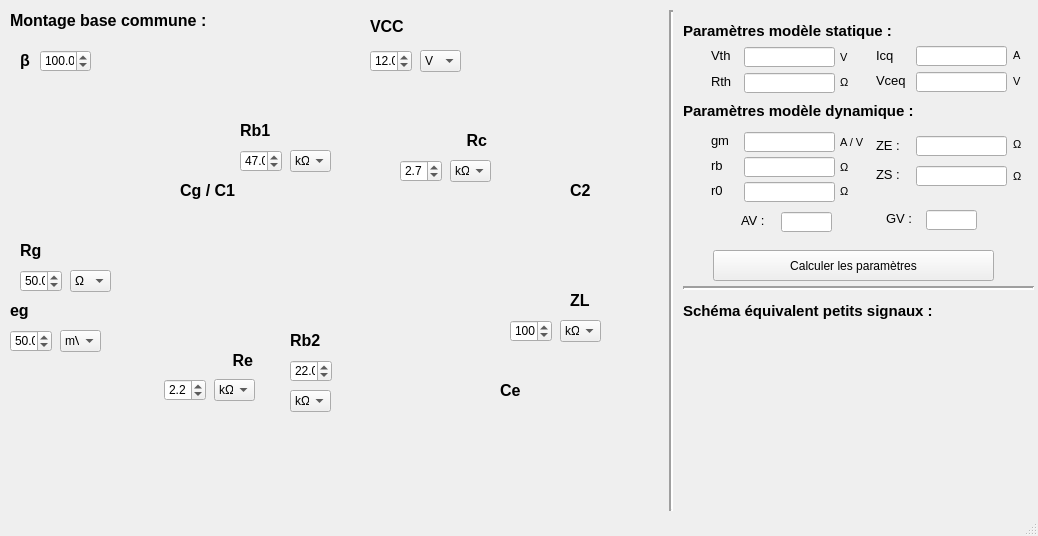
<?xml version="1.0" encoding="UTF-8"?>
<ui version="4.0">
 <class>MainWindow</class>
 <widget class="QMainWindow" name="MainWindow">
  <property name="geometry">
   <rect>
    <x>0</x>
    <y>0</y>
    <width>1038</width>
    <height>536</height>
   </rect>
  </property>
  <property name="windowTitle">
   <string>Calculus transistor - base commune</string>
  </property>
  <widget class="QWidget" name="centralwidget">
   <widget class="QDoubleSpinBox" name="Rb1_V">
    <property name="geometry">
     <rect>
      <x>240</x>
      <y>150</y>
      <width>42</width>
      <height>22</height>
     </rect>
    </property>
    <property name="decimals">
     <number>1</number>
    </property>
    <property name="minimum">
     <double>0.100000000000000</double>
    </property>
    <property name="maximum">
     <double>1000.000000000000000</double>
    </property>
    <property name="singleStep">
     <double>0.100000000000000</double>
    </property>
    <property name="value">
     <double>47.000000000000000</double>
    </property>
   </widget>
   <widget class="QComboBox" name="Rb1_E">
    <property name="geometry">
     <rect>
      <x>290</x>
      <y>150</y>
      <width>41</width>
      <height>22</height>
     </rect>
    </property>
    <property name="currentIndex">
     <number>3</number>
    </property>
    <item>
     <property name="text">
      <string>µΩ</string>
     </property>
    </item>
    <item>
     <property name="text">
      <string>mΩ</string>
     </property>
    </item>
    <item>
     <property name="text">
      <string>Ω</string>
     </property>
    </item>
    <item>
     <property name="text">
      <string>kΩ</string>
     </property>
    </item>
    <item>
     <property name="text">
      <string>MΩ</string>
     </property>
    </item>
    <item>
     <property name="text">
      <string>GΩ</string>
     </property>
    </item>
   </widget>
   <widget class="QDoubleSpinBox" name="Rb2_V">
    <property name="geometry">
     <rect>
      <x>290</x>
      <y>360</y>
      <width>42</width>
      <height>22</height>
     </rect>
    </property>
    <property name="decimals">
     <number>1</number>
    </property>
    <property name="minimum">
     <double>0.100000000000000</double>
    </property>
    <property name="maximum">
     <double>1000.000000000000000</double>
    </property>
    <property name="singleStep">
     <double>0.100000000000000</double>
    </property>
    <property name="value">
     <double>22.000000000000000</double>
    </property>
   </widget>
   <widget class="QComboBox" name="Rb2_E">
    <property name="geometry">
     <rect>
      <x>290</x>
      <y>390</y>
      <width>41</width>
      <height>22</height>
     </rect>
    </property>
    <property name="currentIndex">
     <number>3</number>
    </property>
    <item>
     <property name="text">
      <string>µΩ</string>
     </property>
    </item>
    <item>
     <property name="text">
      <string>mΩ</string>
     </property>
    </item>
    <item>
     <property name="text">
      <string>Ω</string>
     </property>
    </item>
    <item>
     <property name="text">
      <string>kΩ</string>
     </property>
    </item>
    <item>
     <property name="text">
      <string>MΩ</string>
     </property>
    </item>
    <item>
     <property name="text">
      <string>GΩ</string>
     </property>
    </item>
   </widget>
   <widget class="QDoubleSpinBox" name="Re_V">
    <property name="geometry">
     <rect>
      <x>164</x>
      <y>379</y>
      <width>42</width>
      <height>22</height>
     </rect>
    </property>
    <property name="decimals">
     <number>1</number>
    </property>
    <property name="minimum">
     <double>0.100000000000000</double>
    </property>
    <property name="maximum">
     <double>1000.000000000000000</double>
    </property>
    <property name="singleStep">
     <double>0.100000000000000</double>
    </property>
    <property name="value">
     <double>2.200000000000000</double>
    </property>
   </widget>
   <widget class="QComboBox" name="Re_E">
    <property name="geometry">
     <rect>
      <x>214</x>
      <y>379</y>
      <width>41</width>
      <height>22</height>
     </rect>
    </property>
    <property name="currentIndex">
     <number>3</number>
    </property>
    <item>
     <property name="text">
      <string>µΩ</string>
     </property>
    </item>
    <item>
     <property name="text">
      <string>mΩ</string>
     </property>
    </item>
    <item>
     <property name="text">
      <string>Ω</string>
     </property>
    </item>
    <item>
     <property name="text">
      <string>kΩ</string>
     </property>
    </item>
    <item>
     <property name="text">
      <string>MΩ</string>
     </property>
    </item>
    <item>
     <property name="text">
      <string>GΩ</string>
     </property>
    </item>
   </widget>
   <widget class="QDoubleSpinBox" name="Rc_V">
    <property name="geometry">
     <rect>
      <x>400</x>
      <y>160</y>
      <width>42</width>
      <height>22</height>
     </rect>
    </property>
    <property name="decimals">
     <number>1</number>
    </property>
    <property name="minimum">
     <double>0.100000000000000</double>
    </property>
    <property name="maximum">
     <double>1000.000000000000000</double>
    </property>
    <property name="singleStep">
     <double>0.100000000000000</double>
    </property>
    <property name="value">
     <double>2.700000000000000</double>
    </property>
   </widget>
   <widget class="QComboBox" name="Rc_E">
    <property name="geometry">
     <rect>
      <x>450</x>
      <y>160</y>
      <width>41</width>
      <height>22</height>
     </rect>
    </property>
    <property name="currentIndex">
     <number>3</number>
    </property>
    <item>
     <property name="text">
      <string>µΩ</string>
     </property>
    </item>
    <item>
     <property name="text">
      <string>mΩ</string>
     </property>
    </item>
    <item>
     <property name="text">
      <string>Ω</string>
     </property>
    </item>
    <item>
     <property name="text">
      <string>kΩ</string>
     </property>
    </item>
    <item>
     <property name="text">
      <string>MΩ</string>
     </property>
    </item>
    <item>
     <property name="text">
      <string>GΩ</string>
     </property>
    </item>
   </widget>
   <widget class="QDoubleSpinBox" name="ZL_V">
    <property name="geometry">
     <rect>
      <x>510</x>
      <y>320</y>
      <width>42</width>
      <height>22</height>
     </rect>
    </property>
    <property name="decimals">
     <number>1</number>
    </property>
    <property name="minimum">
     <double>0.100000000000000</double>
    </property>
    <property name="maximum">
     <double>1000.000000000000000</double>
    </property>
    <property name="singleStep">
     <double>0.100000000000000</double>
    </property>
    <property name="value">
     <double>100.000000000000000</double>
    </property>
   </widget>
   <widget class="QComboBox" name="ZL_E">
    <property name="geometry">
     <rect>
      <x>560</x>
      <y>320</y>
      <width>41</width>
      <height>22</height>
     </rect>
    </property>
    <property name="currentIndex">
     <number>3</number>
    </property>
    <item>
     <property name="text">
      <string>µΩ</string>
     </property>
    </item>
    <item>
     <property name="text">
      <string>mΩ</string>
     </property>
    </item>
    <item>
     <property name="text">
      <string>Ω</string>
     </property>
    </item>
    <item>
     <property name="text">
      <string>kΩ</string>
     </property>
    </item>
    <item>
     <property name="text">
      <string>MΩ</string>
     </property>
    </item>
    <item>
     <property name="text">
      <string>GΩ</string>
     </property>
    </item>
   </widget>
   <widget class="QDoubleSpinBox" name="Rg_V">
    <property name="geometry">
     <rect>
      <x>20</x>
      <y>270</y>
      <width>42</width>
      <height>22</height>
     </rect>
    </property>
    <property name="decimals">
     <number>1</number>
    </property>
    <property name="minimum">
     <double>0.100000000000000</double>
    </property>
    <property name="maximum">
     <double>1000.000000000000000</double>
    </property>
    <property name="singleStep">
     <double>0.100000000000000</double>
    </property>
    <property name="value">
     <double>50.000000000000000</double>
    </property>
   </widget>
   <widget class="QComboBox" name="Rg_E">
    <property name="geometry">
     <rect>
      <x>70</x>
      <y>270</y>
      <width>41</width>
      <height>22</height>
     </rect>
    </property>
    <property name="currentIndex">
     <number>2</number>
    </property>
    <item>
     <property name="text">
      <string>µΩ</string>
     </property>
    </item>
    <item>
     <property name="text">
      <string>mΩ</string>
     </property>
    </item>
    <item>
     <property name="text">
      <string>Ω</string>
     </property>
    </item>
    <item>
     <property name="text">
      <string>kΩ</string>
     </property>
    </item>
    <item>
     <property name="text">
      <string>MΩ</string>
     </property>
    </item>
    <item>
     <property name="text">
      <string>GΩ</string>
     </property>
    </item>
   </widget>
   <widget class="QComboBox" name="eg_E">
    <property name="geometry">
     <rect>
      <x>60</x>
      <y>330</y>
      <width>41</width>
      <height>22</height>
     </rect>
    </property>
    <property name="editable">
     <bool>false</bool>
    </property>
    <property name="currentIndex">
     <number>0</number>
    </property>
    <item>
     <property name="text">
      <string>mV</string>
     </property>
    </item>
    <item>
     <property name="text">
      <string>V</string>
     </property>
    </item>
   </widget>
   <widget class="QDoubleSpinBox" name="eg_V">
    <property name="geometry">
     <rect>
      <x>10</x>
      <y>330</y>
      <width>42</width>
      <height>22</height>
     </rect>
    </property>
    <property name="decimals">
     <number>1</number>
    </property>
    <property name="minimum">
     <double>0.100000000000000</double>
    </property>
    <property name="maximum">
     <double>1000.000000000000000</double>
    </property>
    <property name="singleStep">
     <double>0.100000000000000</double>
    </property>
    <property name="value">
     <double>50.000000000000000</double>
    </property>
   </widget>
   <widget class="QComboBox" name="Vcc_E">
    <property name="geometry">
     <rect>
      <x>420</x>
      <y>50</y>
      <width>41</width>
      <height>22</height>
     </rect>
    </property>
    <property name="currentIndex">
     <number>1</number>
    </property>
    <item>
     <property name="text">
      <string>mV</string>
     </property>
    </item>
    <item>
     <property name="text">
      <string>V</string>
     </property>
    </item>
   </widget>
   <widget class="QDoubleSpinBox" name="Vcc_V">
    <property name="geometry">
     <rect>
      <x>370</x>
      <y>50</y>
      <width>42</width>
      <height>22</height>
     </rect>
    </property>
    <property name="decimals">
     <number>1</number>
    </property>
    <property name="minimum">
     <double>0.100000000000000</double>
    </property>
    <property name="maximum">
     <double>1000.000000000000000</double>
    </property>
    <property name="singleStep">
     <double>0.100000000000000</double>
    </property>
    <property name="value">
     <double>12.000000000000000</double>
    </property>
   </widget>
   <widget class="QLabel" name="label">
    <property name="geometry">
     <rect>
      <x>110</x>
      <y>20</y>
      <width>551</width>
      <height>491</height>
     </rect>
    </property>
    <property name="text">
     <string/>
    </property>
    <property name="pixmap">
     <pixmap>../images/BC_amplifier.gif</pixmap>
    </property>
   </widget>
   <widget class="QLabel" name="label_2">
    <property name="geometry">
     <rect>
      <x>370</x>
      <y>20</y>
      <width>47</width>
      <height>13</height>
     </rect>
    </property>
    <property name="font">
     <font>
      <family>Arial</family>
      <pointsize>12</pointsize>
      <weight>75</weight>
      <bold>true</bold>
     </font>
    </property>
    <property name="text">
     <string>VCC</string>
    </property>
   </widget>
   <widget class="QLabel" name="label_3">
    <property name="geometry">
     <rect>
      <x>10</x>
      <y>300</y>
      <width>47</width>
      <height>20</height>
     </rect>
    </property>
    <property name="font">
     <font>
      <family>Arial</family>
      <pointsize>12</pointsize>
      <weight>75</weight>
      <bold>true</bold>
     </font>
    </property>
    <property name="text">
     <string>eg</string>
    </property>
   </widget>
   <widget class="QLabel" name="label_4">
    <property name="geometry">
     <rect>
      <x>180</x>
      <y>180</y>
      <width>61</width>
      <height>21</height>
     </rect>
    </property>
    <property name="font">
     <font>
      <family>Arial</family>
      <pointsize>12</pointsize>
      <weight>75</weight>
      <bold>true</bold>
     </font>
    </property>
    <property name="text">
     <string>Cg / C1</string>
    </property>
   </widget>
   <widget class="QLabel" name="label_5">
    <property name="geometry">
     <rect>
      <x>240</x>
      <y>120</y>
      <width>47</width>
      <height>21</height>
     </rect>
    </property>
    <property name="font">
     <font>
      <family>Arial</family>
      <pointsize>12</pointsize>
      <weight>75</weight>
      <bold>true</bold>
     </font>
    </property>
    <property name="text">
     <string>Rb1</string>
    </property>
   </widget>
   <widget class="QLabel" name="label_6">
    <property name="geometry">
     <rect>
      <x>290</x>
      <y>330</y>
      <width>47</width>
      <height>21</height>
     </rect>
    </property>
    <property name="font">
     <font>
      <family>Arial</family>
      <pointsize>12</pointsize>
      <weight>75</weight>
      <bold>true</bold>
     </font>
    </property>
    <property name="text">
     <string>Rb2</string>
    </property>
   </widget>
   <widget class="QLabel" name="label_7">
    <property name="geometry">
     <rect>
      <x>206</x>
      <y>350</y>
      <width>47</width>
      <height>21</height>
     </rect>
    </property>
    <property name="font">
     <font>
      <family>Arial</family>
      <pointsize>12</pointsize>
      <weight>75</weight>
      <bold>true</bold>
     </font>
    </property>
    <property name="text">
     <string>Re</string>
    </property>
    <property name="alignment">
     <set>Qt::AlignRight|Qt::AlignTrailing|Qt::AlignVCenter</set>
    </property>
   </widget>
   <widget class="QLabel" name="label_8">
    <property name="geometry">
     <rect>
      <x>440</x>
      <y>130</y>
      <width>47</width>
      <height>21</height>
     </rect>
    </property>
    <property name="font">
     <font>
      <family>Arial</family>
      <pointsize>12</pointsize>
      <weight>75</weight>
      <bold>true</bold>
     </font>
    </property>
    <property name="text">
     <string>Rc</string>
    </property>
    <property name="alignment">
     <set>Qt::AlignRight|Qt::AlignTrailing|Qt::AlignVCenter</set>
    </property>
   </widget>
   <widget class="QLabel" name="label_9">
    <property name="geometry">
     <rect>
      <x>20</x>
      <y>240</y>
      <width>47</width>
      <height>21</height>
     </rect>
    </property>
    <property name="font">
     <font>
      <family>Arial</family>
      <pointsize>12</pointsize>
      <weight>75</weight>
      <bold>true</bold>
     </font>
    </property>
    <property name="text">
     <string>Rg</string>
    </property>
   </widget>
   <widget class="QLabel" name="label_10">
    <property name="geometry">
     <rect>
      <x>500</x>
      <y>380</y>
      <width>21</width>
      <height>21</height>
     </rect>
    </property>
    <property name="font">
     <font>
      <family>Arial</family>
      <pointsize>12</pointsize>
      <weight>75</weight>
      <bold>true</bold>
     </font>
    </property>
    <property name="text">
     <string>Ce</string>
    </property>
   </widget>
   <widget class="QLabel" name="label_11">
    <property name="geometry">
     <rect>
      <x>570</x>
      <y>180</y>
      <width>47</width>
      <height>21</height>
     </rect>
    </property>
    <property name="font">
     <font>
      <family>Arial</family>
      <pointsize>12</pointsize>
      <weight>75</weight>
      <bold>true</bold>
     </font>
    </property>
    <property name="text">
     <string>C2</string>
    </property>
   </widget>
   <widget class="QLabel" name="label_12">
    <property name="geometry">
     <rect>
      <x>570</x>
      <y>290</y>
      <width>21</width>
      <height>21</height>
     </rect>
    </property>
    <property name="font">
     <font>
      <family>Arial</family>
      <pointsize>12</pointsize>
      <weight>75</weight>
      <bold>true</bold>
     </font>
    </property>
    <property name="text">
     <string>ZL</string>
    </property>
   </widget>
   <widget class="Line" name="line">
    <property name="geometry">
     <rect>
      <x>663</x>
      <y>10</y>
      <width>16</width>
      <height>501</height>
     </rect>
    </property>
    <property name="lineWidth">
     <number>2</number>
    </property>
    <property name="orientation">
     <enum>Qt::Vertical</enum>
    </property>
   </widget>
   <widget class="QLabel" name="label_13">
    <property name="geometry">
     <rect>
      <x>10</x>
      <y>10</y>
      <width>341</width>
      <height>21</height>
     </rect>
    </property>
    <property name="font">
     <font>
      <family>Arial</family>
      <pointsize>12</pointsize>
      <weight>75</weight>
      <bold>true</bold>
     </font>
    </property>
    <property name="text">
     <string>Montage base commune :</string>
    </property>
   </widget>
   <widget class="QLabel" name="label_14">
    <property name="geometry">
     <rect>
      <x>683</x>
      <y>20</y>
      <width>231</width>
      <height>21</height>
     </rect>
    </property>
    <property name="font">
     <font>
      <family>Arial</family>
      <pointsize>11</pointsize>
      <weight>75</weight>
      <bold>true</bold>
     </font>
    </property>
    <property name="text">
     <string>Paramètres modèle statique :</string>
    </property>
   </widget>
   <widget class="QLabel" name="label_15">
    <property name="geometry">
     <rect>
      <x>683</x>
      <y>100</y>
      <width>251</width>
      <height>21</height>
     </rect>
    </property>
    <property name="font">
     <font>
      <family>Arial</family>
      <pointsize>11</pointsize>
      <weight>75</weight>
      <bold>true</bold>
     </font>
    </property>
    <property name="text">
     <string>Paramètres modèle dynamique :</string>
    </property>
   </widget>
   <widget class="Line" name="line_2">
    <property name="geometry">
     <rect>
      <x>683</x>
      <y>280</y>
      <width>351</width>
      <height>16</height>
     </rect>
    </property>
    <property name="lineWidth">
     <number>2</number>
    </property>
    <property name="orientation">
     <enum>Qt::Horizontal</enum>
    </property>
   </widget>
   <widget class="QLabel" name="label_16">
    <property name="geometry">
     <rect>
      <x>711</x>
      <y>45</y>
      <width>21</width>
      <height>21</height>
     </rect>
    </property>
    <property name="font">
     <font>
      <family>Arial</family>
      <pointsize>10</pointsize>
      <weight>50</weight>
      <bold>false</bold>
     </font>
    </property>
    <property name="text">
     <string>Vth :</string>
    </property>
   </widget>
   <widget class="QLabel" name="label_17">
    <property name="geometry">
     <rect>
      <x>711</x>
      <y>71</y>
      <width>21</width>
      <height>21</height>
     </rect>
    </property>
    <property name="font">
     <font>
      <family>Arial</family>
      <pointsize>10</pointsize>
      <weight>50</weight>
      <bold>false</bold>
     </font>
    </property>
    <property name="text">
     <string>Rth :</string>
    </property>
   </widget>
   <widget class="QLabel" name="label_18">
    <property name="geometry">
     <rect>
      <x>876</x>
      <y>45</y>
      <width>21</width>
      <height>21</height>
     </rect>
    </property>
    <property name="font">
     <font>
      <family>Arial</family>
      <pointsize>10</pointsize>
      <weight>50</weight>
      <bold>false</bold>
     </font>
    </property>
    <property name="text">
     <string>Icq :</string>
    </property>
   </widget>
   <widget class="QLabel" name="label_19">
    <property name="geometry">
     <rect>
      <x>876</x>
      <y>70</y>
      <width>31</width>
      <height>21</height>
     </rect>
    </property>
    <property name="font">
     <font>
      <family>Arial</family>
      <pointsize>10</pointsize>
      <weight>50</weight>
      <bold>false</bold>
     </font>
    </property>
    <property name="text">
     <string>Vceq :</string>
    </property>
   </widget>
   <widget class="QLineEdit" name="L_vth">
    <property name="enabled">
     <bool>true</bool>
    </property>
    <property name="geometry">
     <rect>
      <x>744</x>
      <y>47</y>
      <width>91</width>
      <height>20</height>
     </rect>
    </property>
   </widget>
   <widget class="QLineEdit" name="L_rth">
    <property name="enabled">
     <bool>true</bool>
    </property>
    <property name="geometry">
     <rect>
      <x>744</x>
      <y>73</y>
      <width>91</width>
      <height>20</height>
     </rect>
    </property>
   </widget>
   <widget class="QLineEdit" name="L_vceq">
    <property name="enabled">
     <bool>true</bool>
    </property>
    <property name="geometry">
     <rect>
      <x>916</x>
      <y>72</y>
      <width>91</width>
      <height>20</height>
     </rect>
    </property>
   </widget>
   <widget class="QLineEdit" name="L_icq">
    <property name="enabled">
     <bool>true</bool>
    </property>
    <property name="geometry">
     <rect>
      <x>916</x>
      <y>46</y>
      <width>91</width>
      <height>20</height>
     </rect>
    </property>
   </widget>
   <widget class="QLabel" name="label_20">
    <property name="geometry">
     <rect>
      <x>711</x>
      <y>130</y>
      <width>21</width>
      <height>21</height>
     </rect>
    </property>
    <property name="font">
     <font>
      <family>Arial</family>
      <pointsize>10</pointsize>
      <weight>50</weight>
      <bold>false</bold>
     </font>
    </property>
    <property name="text">
     <string>gm</string>
    </property>
   </widget>
   <widget class="QLabel" name="label_21">
    <property name="geometry">
     <rect>
      <x>711</x>
      <y>155</y>
      <width>21</width>
      <height>21</height>
     </rect>
    </property>
    <property name="font">
     <font>
      <family>Arial</family>
      <pointsize>10</pointsize>
      <weight>50</weight>
      <bold>false</bold>
     </font>
    </property>
    <property name="text">
     <string>rb</string>
    </property>
   </widget>
   <widget class="QLineEdit" name="L_ze">
    <property name="enabled">
     <bool>true</bool>
    </property>
    <property name="geometry">
     <rect>
      <x>916</x>
      <y>136</y>
      <width>91</width>
      <height>20</height>
     </rect>
    </property>
   </widget>
   <widget class="QLabel" name="label_22">
    <property name="geometry">
     <rect>
      <x>876</x>
      <y>135</y>
      <width>31</width>
      <height>21</height>
     </rect>
    </property>
    <property name="font">
     <font>
      <family>Arial</family>
      <pointsize>10</pointsize>
      <weight>50</weight>
      <bold>false</bold>
     </font>
    </property>
    <property name="text">
     <string>ZE :</string>
    </property>
   </widget>
   <widget class="QLineEdit" name="L_rb">
    <property name="enabled">
     <bool>true</bool>
    </property>
    <property name="geometry">
     <rect>
      <x>744</x>
      <y>157</y>
      <width>91</width>
      <height>20</height>
     </rect>
    </property>
   </widget>
   <widget class="QLineEdit" name="L_gm">
    <property name="enabled">
     <bool>true</bool>
    </property>
    <property name="geometry">
     <rect>
      <x>744</x>
      <y>132</y>
      <width>91</width>
      <height>20</height>
     </rect>
    </property>
   </widget>
   <widget class="QLineEdit" name="L_zs">
    <property name="enabled">
     <bool>true</bool>
    </property>
    <property name="geometry">
     <rect>
      <x>916</x>
      <y>166</y>
      <width>91</width>
      <height>20</height>
     </rect>
    </property>
   </widget>
   <widget class="QLabel" name="label_23">
    <property name="geometry">
     <rect>
      <x>876</x>
      <y>164</y>
      <width>31</width>
      <height>21</height>
     </rect>
    </property>
    <property name="font">
     <font>
      <family>Arial</family>
      <pointsize>10</pointsize>
      <weight>50</weight>
      <bold>false</bold>
     </font>
    </property>
    <property name="text">
     <string>ZS :</string>
    </property>
   </widget>
   <widget class="QLineEdit" name="L_r0">
    <property name="enabled">
     <bool>true</bool>
    </property>
    <property name="geometry">
     <rect>
      <x>744</x>
      <y>182</y>
      <width>91</width>
      <height>20</height>
     </rect>
    </property>
   </widget>
   <widget class="QLabel" name="label_24">
    <property name="geometry">
     <rect>
      <x>711</x>
      <y>180</y>
      <width>21</width>
      <height>21</height>
     </rect>
    </property>
    <property name="font">
     <font>
      <family>Arial</family>
      <pointsize>10</pointsize>
      <weight>50</weight>
      <bold>false</bold>
     </font>
    </property>
    <property name="text">
     <string>r0</string>
    </property>
   </widget>
   <widget class="QLineEdit" name="L_av">
    <property name="enabled">
     <bool>true</bool>
    </property>
    <property name="geometry">
     <rect>
      <x>781</x>
      <y>212</y>
      <width>51</width>
      <height>20</height>
     </rect>
    </property>
   </widget>
   <widget class="QLabel" name="label_25">
    <property name="geometry">
     <rect>
      <x>741</x>
      <y>210</y>
      <width>31</width>
      <height>21</height>
     </rect>
    </property>
    <property name="font">
     <font>
      <family>Arial</family>
      <pointsize>10</pointsize>
      <weight>50</weight>
      <bold>false</bold>
     </font>
    </property>
    <property name="text">
     <string>AV :</string>
    </property>
   </widget>
   <widget class="QLabel" name="label_26">
    <property name="geometry">
     <rect>
      <x>886</x>
      <y>208</y>
      <width>31</width>
      <height>21</height>
     </rect>
    </property>
    <property name="font">
     <font>
      <family>Arial</family>
      <pointsize>10</pointsize>
      <weight>50</weight>
      <bold>false</bold>
     </font>
    </property>
    <property name="text">
     <string>GV :</string>
    </property>
   </widget>
   <widget class="QLineEdit" name="L_gv">
    <property name="enabled">
     <bool>true</bool>
    </property>
    <property name="geometry">
     <rect>
      <x>926</x>
      <y>210</y>
      <width>51</width>
      <height>20</height>
     </rect>
    </property>
   </widget>
   <widget class="QLabel" name="label_27">
    <property name="geometry">
     <rect>
      <x>683</x>
      <y>300</y>
      <width>251</width>
      <height>21</height>
     </rect>
    </property>
    <property name="font">
     <font>
      <family>Arial</family>
      <pointsize>11</pointsize>
      <weight>75</weight>
      <bold>true</bold>
     </font>
    </property>
    <property name="text">
     <string>Schéma équivalent petits signaux :</string>
    </property>
   </widget>
   <widget class="QPushButton" name="BP_start_calculus">
    <property name="geometry">
     <rect>
      <x>713</x>
      <y>250</y>
      <width>281</width>
      <height>31</height>
     </rect>
    </property>
    <property name="text">
     <string>Calculer les paramètres</string>
    </property>
   </widget>
   <widget class="QLabel" name="label_28">
    <property name="geometry">
     <rect>
      <x>20</x>
      <y>50</y>
      <width>16</width>
      <height>21</height>
     </rect>
    </property>
    <property name="font">
     <font>
      <family>Arial</family>
      <pointsize>12</pointsize>
      <weight>75</weight>
      <bold>true</bold>
     </font>
    </property>
    <property name="text">
     <string>β</string>
    </property>
   </widget>
   <widget class="QDoubleSpinBox" name="beta_V">
    <property name="geometry">
     <rect>
      <x>40</x>
      <y>50</y>
      <width>51</width>
      <height>22</height>
     </rect>
    </property>
    <property name="decimals">
     <number>1</number>
    </property>
    <property name="minimum">
     <double>0.100000000000000</double>
    </property>
    <property name="maximum">
     <double>1000.000000000000000</double>
    </property>
    <property name="singleStep">
     <double>0.100000000000000</double>
    </property>
    <property name="value">
     <double>100.000000000000000</double>
    </property>
   </widget>
   <widget class="QLabel" name="label_30">
    <property name="geometry">
     <rect>
      <x>840</x>
      <y>72</y>
      <width>16</width>
      <height>21</height>
     </rect>
    </property>
    <property name="font">
     <font>
      <family>Arial</family>
      <pointsize>8</pointsize>
      <weight>50</weight>
      <bold>false</bold>
     </font>
    </property>
    <property name="text">
     <string>Ω</string>
    </property>
   </widget>
   <widget class="QLabel" name="label_29">
    <property name="geometry">
     <rect>
      <x>1013</x>
      <y>134</y>
      <width>16</width>
      <height>21</height>
     </rect>
    </property>
    <property name="font">
     <font>
      <family>Arial</family>
      <pointsize>8</pointsize>
      <weight>50</weight>
      <bold>false</bold>
     </font>
    </property>
    <property name="text">
     <string>Ω</string>
    </property>
   </widget>
   <widget class="QLabel" name="label_31">
    <property name="geometry">
     <rect>
      <x>1013</x>
      <y>166</y>
      <width>16</width>
      <height>21</height>
     </rect>
    </property>
    <property name="font">
     <font>
      <family>Arial</family>
      <pointsize>8</pointsize>
      <weight>50</weight>
      <bold>false</bold>
     </font>
    </property>
    <property name="text">
     <string>Ω</string>
    </property>
   </widget>
   <widget class="QLabel" name="label_32">
    <property name="geometry">
     <rect>
      <x>840</x>
      <y>157</y>
      <width>16</width>
      <height>21</height>
     </rect>
    </property>
    <property name="font">
     <font>
      <family>Arial</family>
      <pointsize>8</pointsize>
      <weight>50</weight>
      <bold>false</bold>
     </font>
    </property>
    <property name="text">
     <string>Ω</string>
    </property>
   </widget>
   <widget class="QLabel" name="label_33">
    <property name="geometry">
     <rect>
      <x>840</x>
      <y>181</y>
      <width>16</width>
      <height>21</height>
     </rect>
    </property>
    <property name="font">
     <font>
      <family>Arial</family>
      <pointsize>8</pointsize>
      <weight>50</weight>
      <bold>false</bold>
     </font>
    </property>
    <property name="text">
     <string>Ω</string>
    </property>
   </widget>
   <widget class="QLabel" name="label_34">
    <property name="geometry">
     <rect>
      <x>840</x>
      <y>132</y>
      <width>31</width>
      <height>21</height>
     </rect>
    </property>
    <property name="font">
     <font>
      <family>Arial</family>
      <pointsize>8</pointsize>
      <weight>50</weight>
      <bold>false</bold>
     </font>
    </property>
    <property name="text">
     <string>A / V</string>
    </property>
   </widget>
   <widget class="QLabel" name="label_35">
    <property name="geometry">
     <rect>
      <x>1013</x>
      <y>71</y>
      <width>16</width>
      <height>21</height>
     </rect>
    </property>
    <property name="font">
     <font>
      <family>Arial</family>
      <pointsize>8</pointsize>
      <weight>50</weight>
      <bold>false</bold>
     </font>
    </property>
    <property name="text">
     <string>V</string>
    </property>
   </widget>
   <widget class="QLabel" name="label_36">
    <property name="geometry">
     <rect>
      <x>1013</x>
      <y>45</y>
      <width>16</width>
      <height>21</height>
     </rect>
    </property>
    <property name="font">
     <font>
      <family>Arial</family>
      <pointsize>8</pointsize>
      <weight>50</weight>
      <bold>false</bold>
     </font>
    </property>
    <property name="text">
     <string>A</string>
    </property>
   </widget>
   <widget class="QLabel" name="label_37">
    <property name="geometry">
     <rect>
      <x>840</x>
      <y>47</y>
      <width>16</width>
      <height>21</height>
     </rect>
    </property>
    <property name="font">
     <font>
      <family>Arial</family>
      <pointsize>8</pointsize>
      <weight>50</weight>
      <bold>false</bold>
     </font>
    </property>
    <property name="text">
     <string>V</string>
    </property>
   </widget>
   <zorder>label</zorder>
   <zorder>Rb1_V</zorder>
   <zorder>Rb1_E</zorder>
   <zorder>Rb2_V</zorder>
   <zorder>Rb2_E</zorder>
   <zorder>Re_V</zorder>
   <zorder>Re_E</zorder>
   <zorder>Rc_V</zorder>
   <zorder>Rc_E</zorder>
   <zorder>ZL_V</zorder>
   <zorder>ZL_E</zorder>
   <zorder>Rg_V</zorder>
   <zorder>Rg_E</zorder>
   <zorder>eg_E</zorder>
   <zorder>eg_V</zorder>
   <zorder>Vcc_E</zorder>
   <zorder>Vcc_V</zorder>
   <zorder>label_2</zorder>
   <zorder>label_3</zorder>
   <zorder>label_4</zorder>
   <zorder>label_5</zorder>
   <zorder>label_6</zorder>
   <zorder>label_7</zorder>
   <zorder>label_8</zorder>
   <zorder>label_9</zorder>
   <zorder>label_10</zorder>
   <zorder>label_11</zorder>
   <zorder>label_12</zorder>
   <zorder>line</zorder>
   <zorder>label_13</zorder>
   <zorder>label_14</zorder>
   <zorder>label_15</zorder>
   <zorder>line_2</zorder>
   <zorder>label_16</zorder>
   <zorder>label_17</zorder>
   <zorder>label_18</zorder>
   <zorder>label_19</zorder>
   <zorder>L_vth</zorder>
   <zorder>L_rth</zorder>
   <zorder>L_vceq</zorder>
   <zorder>L_icq</zorder>
   <zorder>label_20</zorder>
   <zorder>label_21</zorder>
   <zorder>L_ze</zorder>
   <zorder>label_22</zorder>
   <zorder>L_rb</zorder>
   <zorder>L_gm</zorder>
   <zorder>L_zs</zorder>
   <zorder>label_23</zorder>
   <zorder>L_r0</zorder>
   <zorder>label_24</zorder>
   <zorder>L_av</zorder>
   <zorder>label_25</zorder>
   <zorder>label_26</zorder>
   <zorder>L_gv</zorder>
   <zorder>label_27</zorder>
   <zorder>BP_start_calculus</zorder>
   <zorder>label_28</zorder>
   <zorder>beta_V</zorder>
   <zorder>label_30</zorder>
   <zorder>label_29</zorder>
   <zorder>label_31</zorder>
   <zorder>label_32</zorder>
   <zorder>label_33</zorder>
   <zorder>label_34</zorder>
   <zorder>label_35</zorder>
   <zorder>label_36</zorder>
   <zorder>label_37</zorder>
  </widget>
  <widget class="QMenuBar" name="menubar">
   <property name="geometry">
    <rect>
     <x>0</x>
     <y>0</y>
     <width>1038</width>
     <height>21</height>
    </rect>
   </property>
  </widget>
  <widget class="QStatusBar" name="statusbar"/>
 </widget>
 <resources/>
 <connections/>
</ui>
